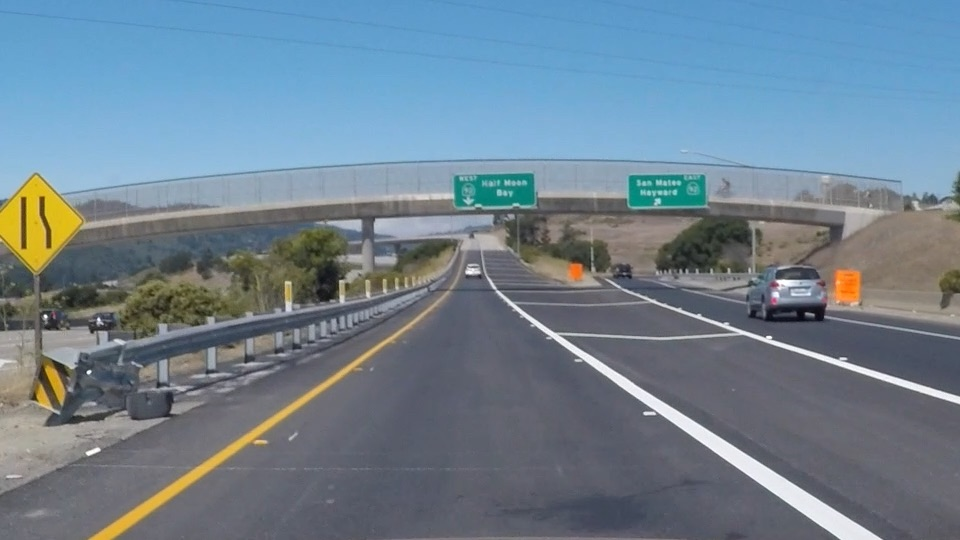
#> input picture step1/lesson1/exit-ramp.jpg, 960 x 540 px
$ jupyter execute Canny.ipynb
#> lines starting #> are read from the running program, lines starting #| are printed output that depends on the picture; after the words box and inside, x2 and y2 are one past the last pixel; in counts of white or black regions, pixels touching at a corner belong together
[cell 1]
import matplotlib.pyplot as plt
import matplotlib.image as mpimg
image = mpimg.imread('exit-ramp.jpg')
#> image is the input picture: shape (540, 960, 3); mean R, G, B 111.3, 130.2, 144.4
plt.imshow(image)
plt.show()

[cell 2]
import cv2  #bringing in OpenCV libraries
gray = cv2.cvtColor(image, cv2.COLOR_RGB2GRAY) #grayscale conversion
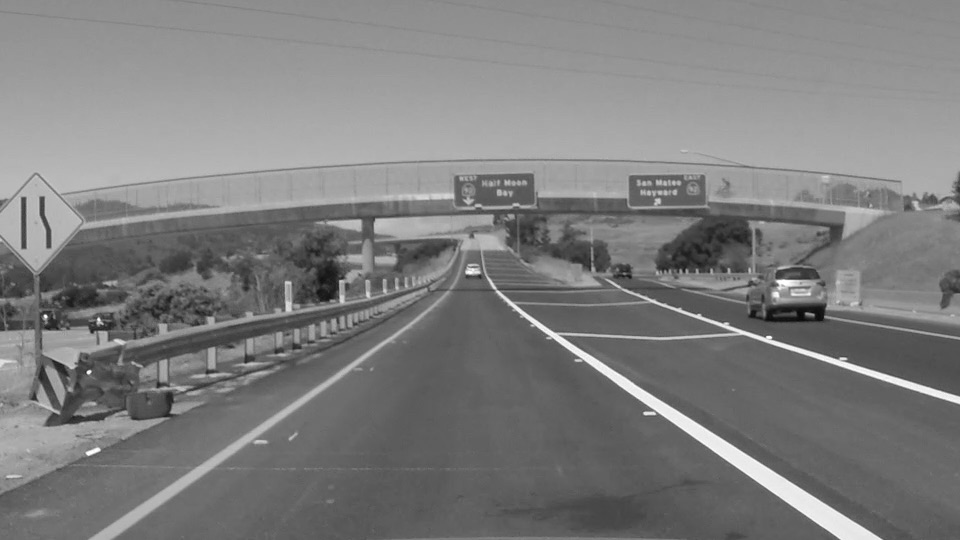
#> gray: shape (540, 960); min 7, max 255, mean 126.2
plt.imshow(gray, cmap='gray')
plt.show()

[cell 3]
#doing all the relevant imports
import matplotlib.pyplot as plt
import matplotlib.image as mpimg
import numpy as np
import cv2

# Read in the image and convert to grayscale
image = mpimg.imread('exit-ramp.jpg')
gray = cv2.cvtColor(image, cv2.COLOR_RGB2GRAY)

# Define a kernel size for Gaussian smoothing / blurring
# Note: this step is optional as cv2.Canny() applies a 5x5 Gaussian internally
kernel_size = 5
blur_gray = cv2.GaussianBlur(gray,(kernel_size, kernel_size), 0)
plt.imshow(blur_gray, cmap='Greys_r')
plt.show()

[cell 4]
# Define parameters for Canny and run it
# NOTE: if you try running this code you might want to change these!
low_threshold = 80
high_threshold = low_threshold*2
edges = cv2.Canny(blur_gray, low_threshold, high_threshold)
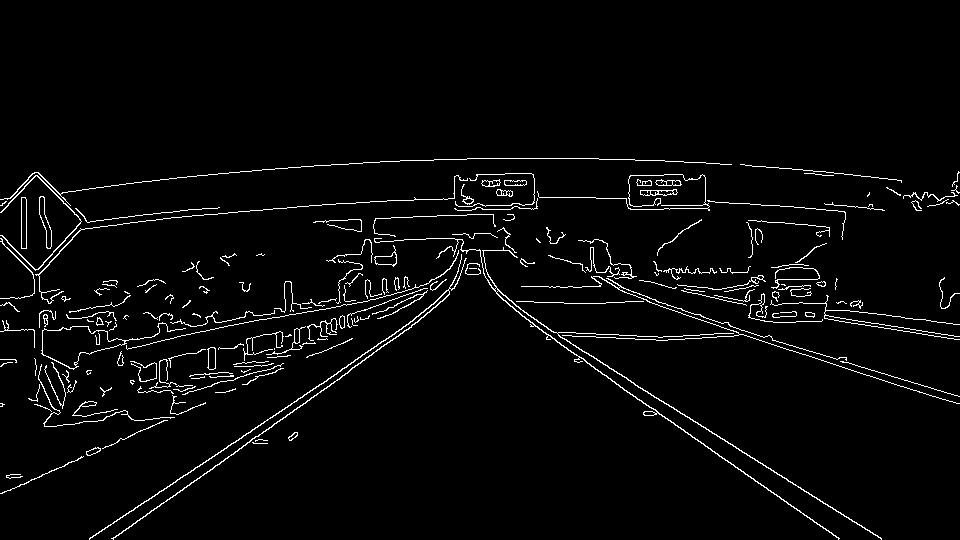
#> edges: shape (540, 960); 3.2% white in thin lines or dots, all inside (x1, y1, x2, y2) = (0, 158, 960, 540)

# Display the image
plt.imshow(edges, cmap='Greys_r')
plt.show()

[cell 5]
# Next we'll create a masked edges image using cv2.fillPoly()
mask = np.zeros_like(edges)
ignore_mask_color = (255,)* 3


left_bottom = [100, 550]
right_bottom = [850, 550]
apex = [450, 300]

# This time we are defining a four sided polygon to mask
imshape = image.shape
#> imshape = (540, 960, 3)
#vertices = np.array([[(50,imshape[0]),(0, 0), (imshape[1], 0), (imshape[1],imshape[0])]], dtype=np.int32)
vertices = np.array([[(80,imshape[0]),(480, 260),(500, 260), (900,imshape[0])]], dtype=np.int32)
cv2.fillPoly(mask, vertices, ignore_mask_color)
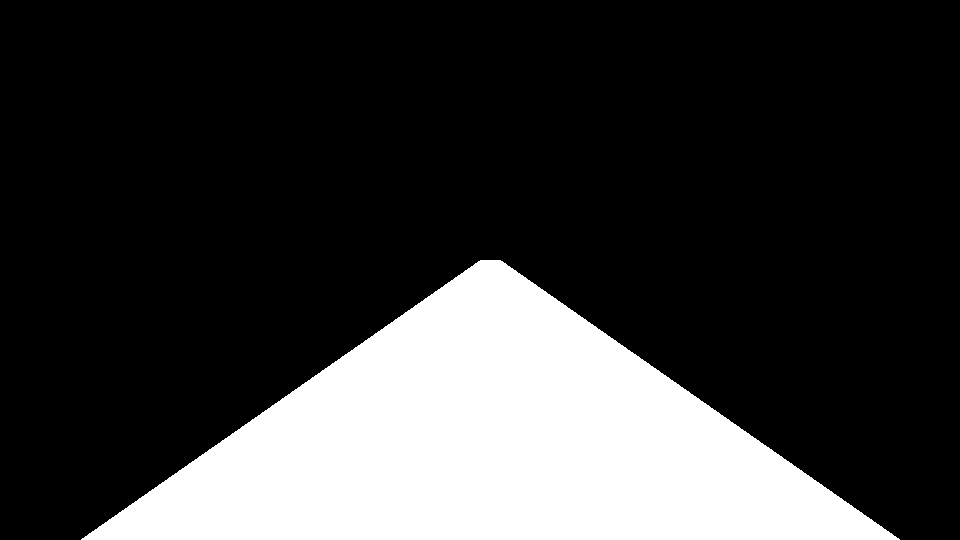
#> mask: shape (540, 960); 22.7% white; 1 white region, box (x1, y1, x2, y2) and area: (81, 260, 900, 540) 117720

plt.imshow(mask, cmap='Greys_r')
plt.show()

[cell 6]
masked_edges = cv2.bitwise_and(edges, mask)
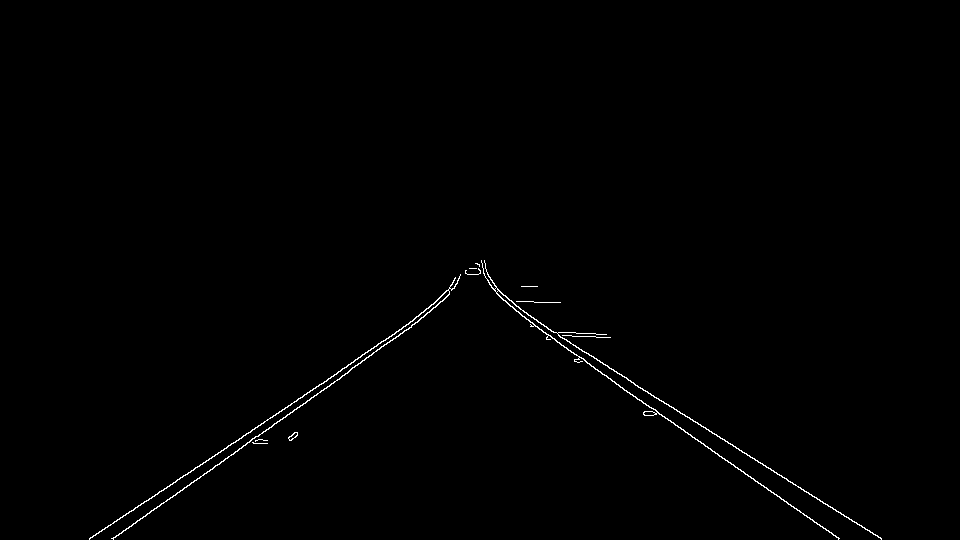
#> masked_edges: shape (540, 960); 0.55% white in thin lines or dots, all inside (x1, y1, x2, y2) = (89, 260, 882, 540)
plt.imshow(masked_edges, cmap='Greys_r')
plt.show()

[cell 7]
# Define the Hough transform parameters
# Make a blank the same size as our image to draw on
rho = 1 # distance resolution in pixels of the Hough grid
theta = np.pi/180 # angular resolution in radians of the Hough grid
threshold = 5     # minimum number of votes (intersections in Hough grid cell)
min_line_length =60 #minimum number of pixels making up a line
max_line_gap = 10    # maximum gap in pixels between connectable line segments
line_image = np.copy(image)*0 # creating a blank to draw lines on
#> line_image: shape (540, 960, 3); every value is 0

# Run Hough on edge detected image
# Output "lines" is an array containing endpoints of detected line segments
lines = cv2.HoughLinesP(masked_edges, rho, theta, threshold, np.array([]),
                            min_line_length, max_line_gap)
#> lines = 14 rows, first 6: [705, 446, 812, 519], [285, 417, 424, 316], [609, 368, 881, 538], [620, 387, 717, 453], [206, 473, 436, 306], [113, 539, 197, 478]

# Iterate over the output "lines" and draw lines on a blank image
for line in lines:
    for x1,y1,x2,y2 in line:
        cv2.line(line_image,(x1,y1),(x2,y2),(255,0,0),10)
#> this loop made 14 passes
#> line on passes 1 to 12: [[705, 446, 812, 519]], [[285, 417, 424, 316]], [[609, 368, 881, 538]], [[620, 387, 717, 453]], [[206, 473, 436, 306]], [[113, 539, 197, 478]], [[89, 539, 413, 320]], [[470, 268, 534, 319]], [[597, 370, 673, 422]], [[502, 299, 571, 351]], [[515, 310, 582, 361]], [[145, 516, 277, 421]]
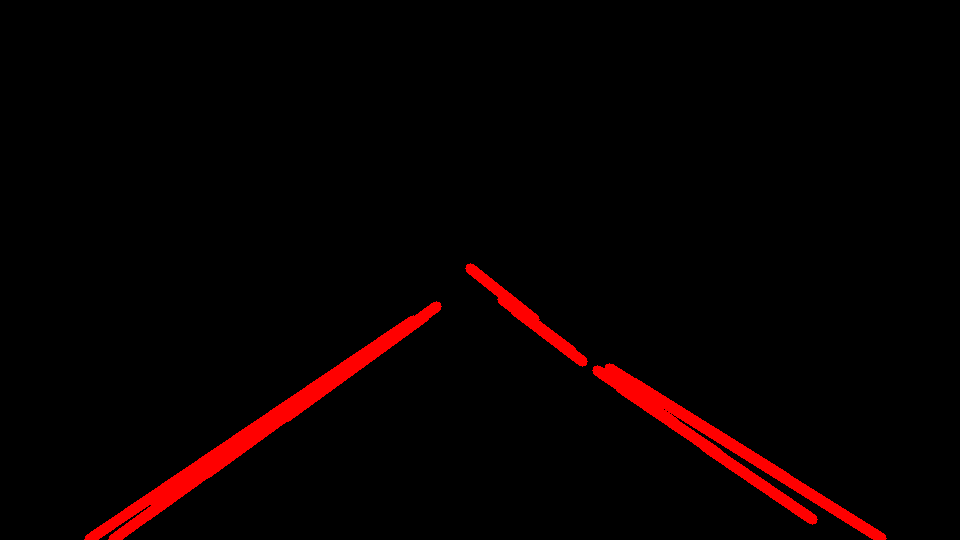
#> line_image: shape (540, 960, 3); mean R, G, B 8, 0, 0

# Create a "color" binary image to combine with line image
color_edges = np.dstack((edges, edges, edges))
plt.imshow(line_image)

[cell 8]
# Draw the lines on the edge image
lines_edges = cv2.addWeighted(image, 0.8, line_image, 1, 0)
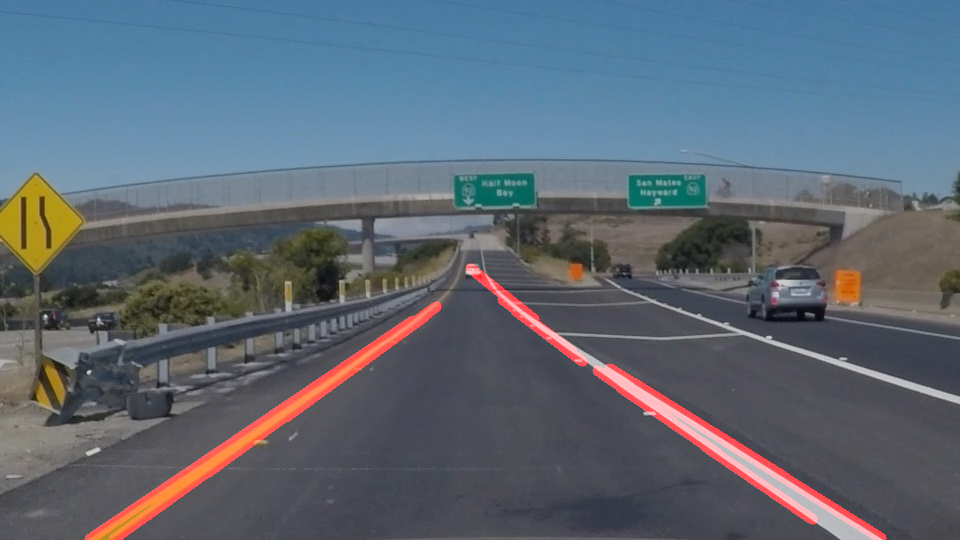
#> lines_edges: shape (540, 960, 3); mean R, G, B 93.1, 104.1, 115.5
plt.imshow(lines_edges)
